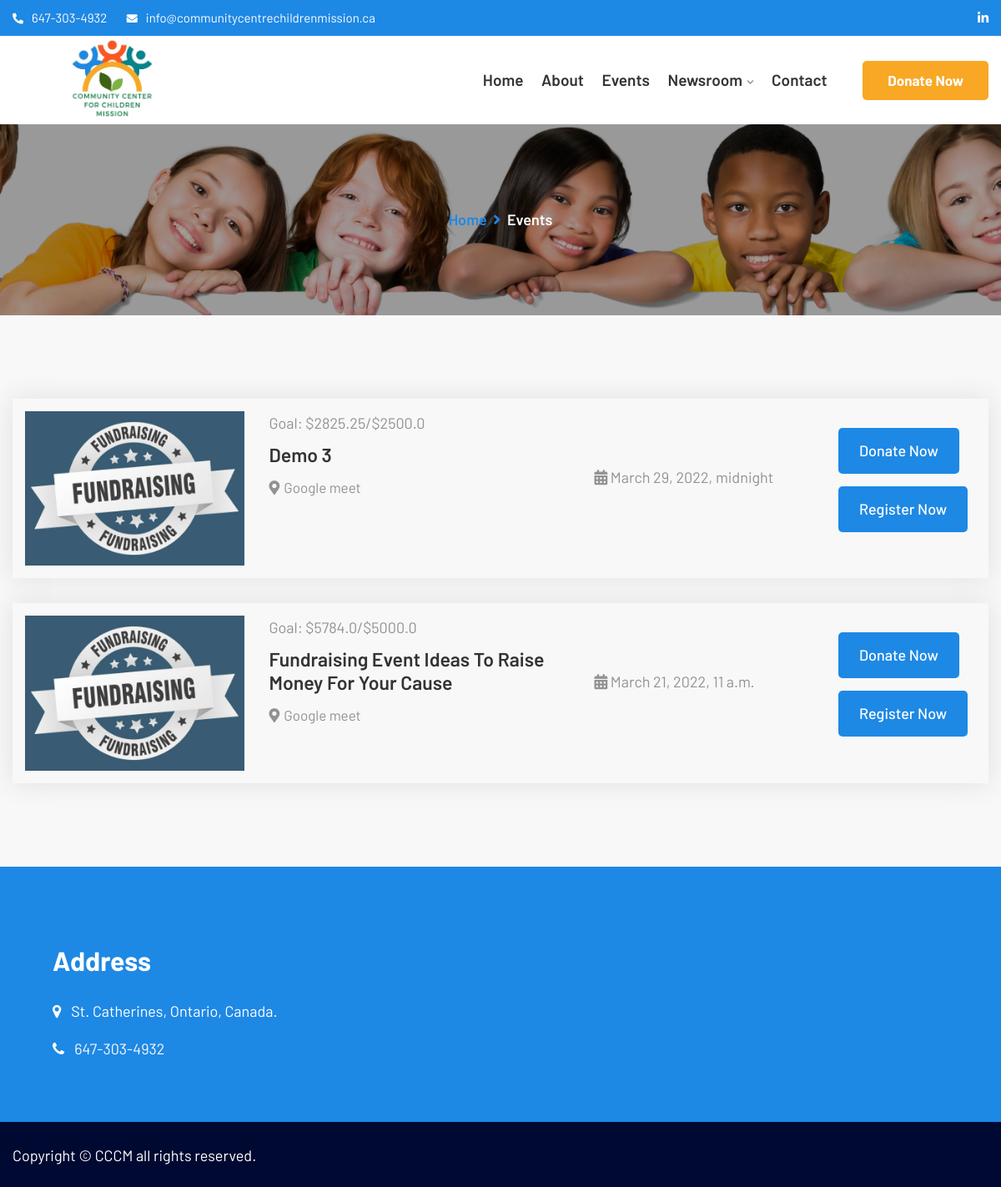
/events/, run on an earlier commit of the app's database.
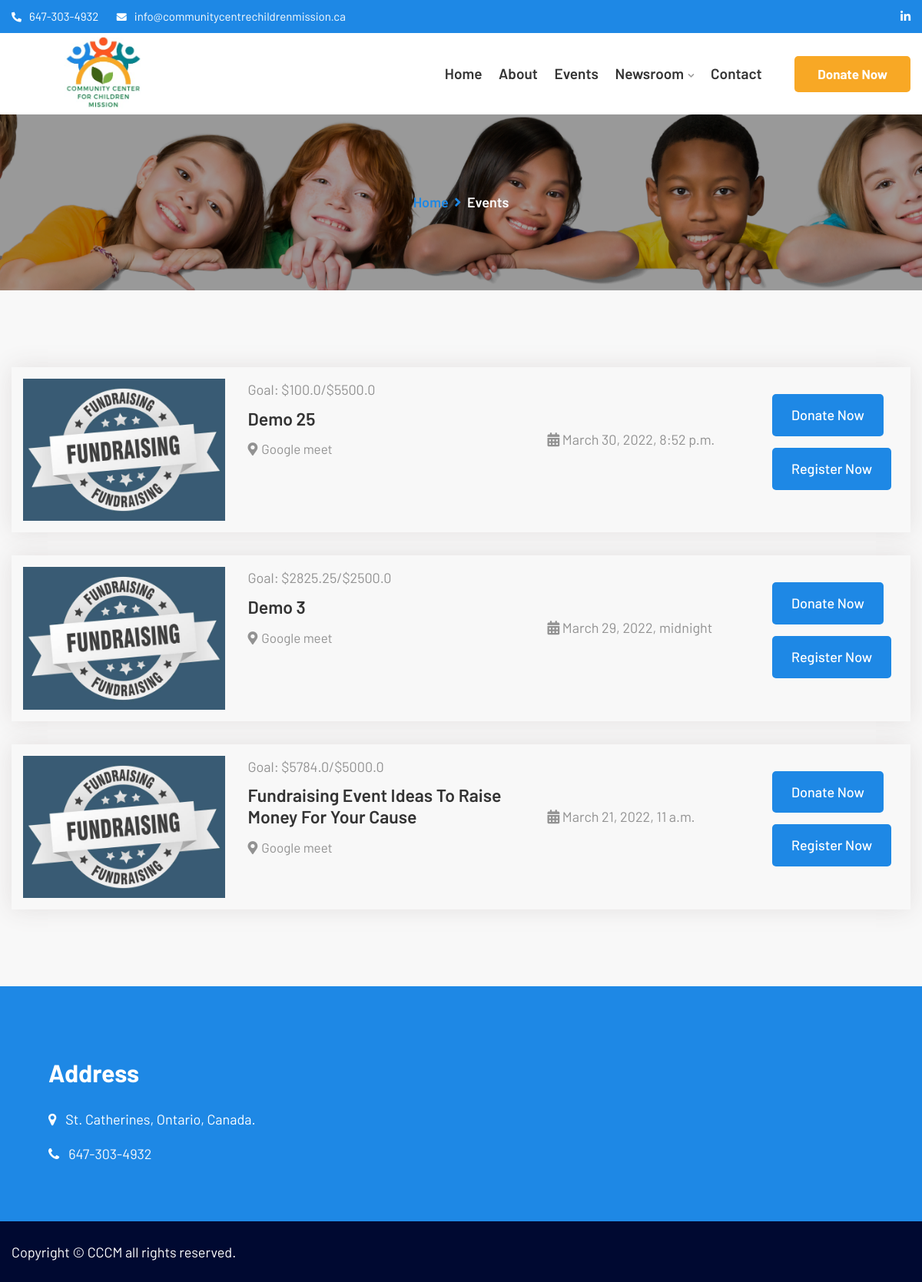
And on a later commit of the database.
### core/models.py (models this page shows, shortened)
class Event(models.Model):
    name = models.CharField(max_length=150, help_text="Name of the event")
    description = RichTextUploadingField()
    event_date_time = models.DateTimeField()
    thumbnail = models.ImageField(upload_to="events/%Y/%m/%d", default="default_event.jpg", null=True, blank=True)
    registration_link = models.URLField(max_length=500)
    event_location = models.CharField(max_length=150, help_text="Where will the events be happening?")
    date_created = models.DateTimeField(auto_now_add=True)
    donations = models.FloatField(default=0, help_text="DOnations made for the event")
    goal = models.FloatField(default=0, help_text="Goal for the event")
    is_active = models.BooleanField(default=True)

### core/views.py (the view)
# urls.py: path('events/', events, name="events"),
def events(request):
    context = {
        'events':Event.objects.filter(is_active=True).order_by('-id'),
        'categories':Category.objects.order_by('-id')
    }
    return render(request, "event.html", context)

### core/templates/event.html
{% extends 'base/base.html' %}
{% load static %}
{% block content %}
<div class="breadcumb-area">
	<div class="container">
		<div class="row">
			<div class="col-md-12 txtc">
				<div class="breadcumb-inner">
					<ul>
						<li><a href="{% url 'home' %}">Home</a></li>
						<li><i class="fas fa-angle-right"></i></li>
						<li>Events</li>
					</ul>
				</div>
			</div>
		</div>
	</div>
</div>
<div class="themex_event_area">
	<div class="container">
		<div class="row">
			<div class="col-lg-12">
				<div class="event_active event_style_adn_3 witr_3e event_all_color text-">
					<div class="event_wrap">
						{% for event in events %}
						<div class="col-lg-12 col-md-12 col-sm-12  witr_all_mb_30">
							<div class="row themex-single-event_adn witr_event_style_5">
								<div class="col-lg-3 col-md-6">
									<div class="themex-event-thumb_adn">
										<a href="{% url 'event_detail' event.id event.name %}"> <img  src="{{event.thumbnail.url}}" alt=""></a>
									</div>
								</div>
								<div class="col-lg-4 col-md-6">
									<div class="event-page-title_adn ">
										<p>Goal: ${{event.donations}}/${{event.goal}}</p>
										<h2><a href="{% url 'event_detail' event.id event.name %}">{{event.name}}</a></h2>
										<div class="themex-event-meta-left_adn">
											<span><i class="fas fa-map-marker-alt"></i>{{event.event_location}}</span>
										</div>
									</div>
								</div>
								<div class="col-lg-3 col-md-6">
									<div class="witr_event_d">
										<div class="event_date_5">
											<span><i class="fas fa-calendar"></i></span>
											<span>{{event.event_date_time}}</span>
										</div>
									</div>
								</div>
								<div class="col-lg-2 col-md-6">
									<div class="witr_event_btn btn_all_color">
										<a href="{% url 'event_detail' event.id event.name %}">Donate Now </a>
										<a href="{{event.registration_link}}">Register Now </a>
									</div>
								</div>
							</div>
						</div>
					{% endfor %}
					</div>
				</div>
			</div>
		</div>
	</div>
</div>
{% endblock %}

What changed in the data, as far as the page shows it:
added Event: thumbnail (placeholder picture), donations "100.0", goal "5500.0", name "Demo 25", event_location "Google meet", event_date_time "March 30, 2022, 8:52 p.m."
